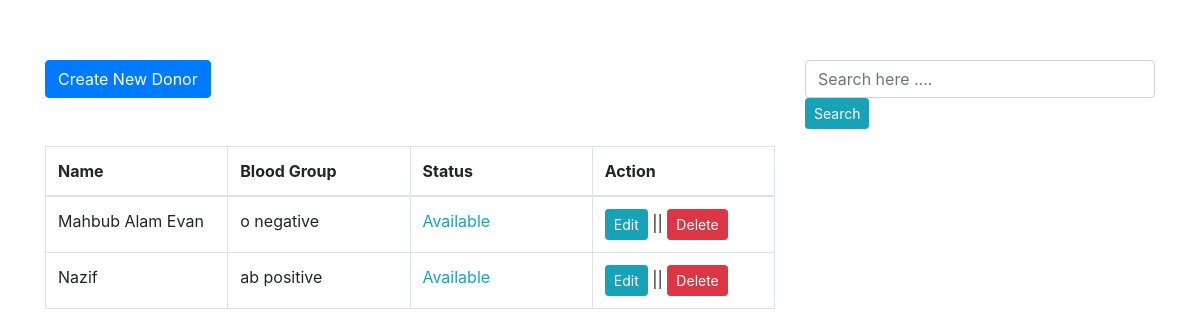
The page /user/ on the database as committed earlier.
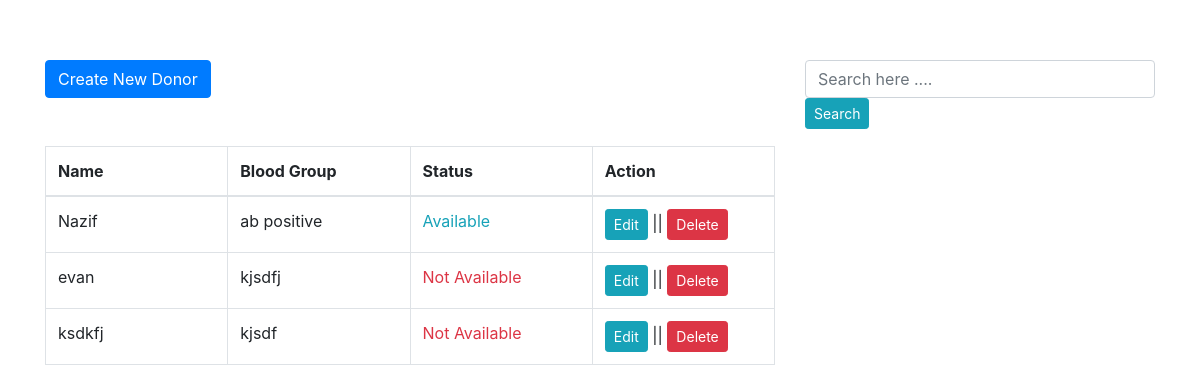
The same page on the database as committed later.
### user/models.py (models this page shows, shortened)
class User(models.Model):
    name = models.CharField(max_length=50)
    email = models.CharField(max_length=200,unique=True)
    password = models.CharField(max_length=100)
    location = models.CharField(max_length=150)
    blood_group = models.CharField(max_length=50)
    age = models.IntegerField()
    gender = models.IntegerField(default=0)
    status = models.BooleanField(default=False)
    helping_count = models.IntegerField(default=0)

### user/views.py (the view)
# urls.py: path('',UserListView.as_view(),name='list'),
class UserListView(generic.ListView):
    template_name = 'user/list_user.html'
    model = User

### user/templates/user/list_user.html
{% extends 'base.html' %}
{% block content %}
  <div class="row">
    <div class="col-md-8">
      <div class="row">
        <div class="col-md-4">
          <a href="{% url 'user:create' %}" class="btn btn-primary btn-md">Create New Donor</a>
        </div>
      </div><br><br>
      <div class="table-responsive" style="">
          <table class="table table-bordered">
            <thead>
              <th width="20%">Name</th>
              <th width="20%">Blood Group</th>
              <th width="20%">Status</th>
              <th width="20%">Action</th>
            </thead>
            <tbody>
              {% for obj in object_list %}
                <tr>
                  <td>{{obj.name}}</td>
                  <td>{{obj.blood_group}}</td>
                  <td>
                    {% if obj.status %}
                      <span class="text-info">Available</span>
                      {% else %}
                      <span class="text-danger">Not Available</span>
                    {% endif %}
                  </td>
                  <td>
                      <a href="{% url 'user:update' obj.id %}" class="btn btn-info btn-sm" >Edit</a> ||
                      <a href="{% url 'user:delete' obj.id %}" onclick="return( confirm('Are you sure') )" class="btn btn-danger btn-sm" >Delete</a>
                  </td>
                </tr>
              {% endfor %}
            </tbody>
          </table>
      </div>
    </div>
    <div class="col-md-4">
        <div class="form-group">
          <input class="form-control" type="text" name="" value="" placeholder="Search here .... ">
          <input type="submit" name="" value="Search" class="btn btn-sm btn-info">
        </div>
    </div>
  </div>
{% endblock %}

### templates/base.html (shortened to what this page needs)
<!DOCTYPE html>
<html lang="en" dir="ltr">
  <head>
    <link href="https://stackpath.bootstrapcdn.com/bootstrap/4.4.1/css/bootstrap.min.css" rel="stylesheet">
  </head>
  <body>
    <div class="container" style="margin-top:5%">
      {% block content %}{% endblock %}
    </div>
  </body>
</html>

Rows that differ between the two databases and show on the page:
removed User: name "Mahbub Alam Evan", blood_group "o negative", status "Available"
added User: name "evan", blood_group "kjsdfj", status "Not Available"
added User: name "ksdkfj", blood_group "kjsdf", status "Not Available"
